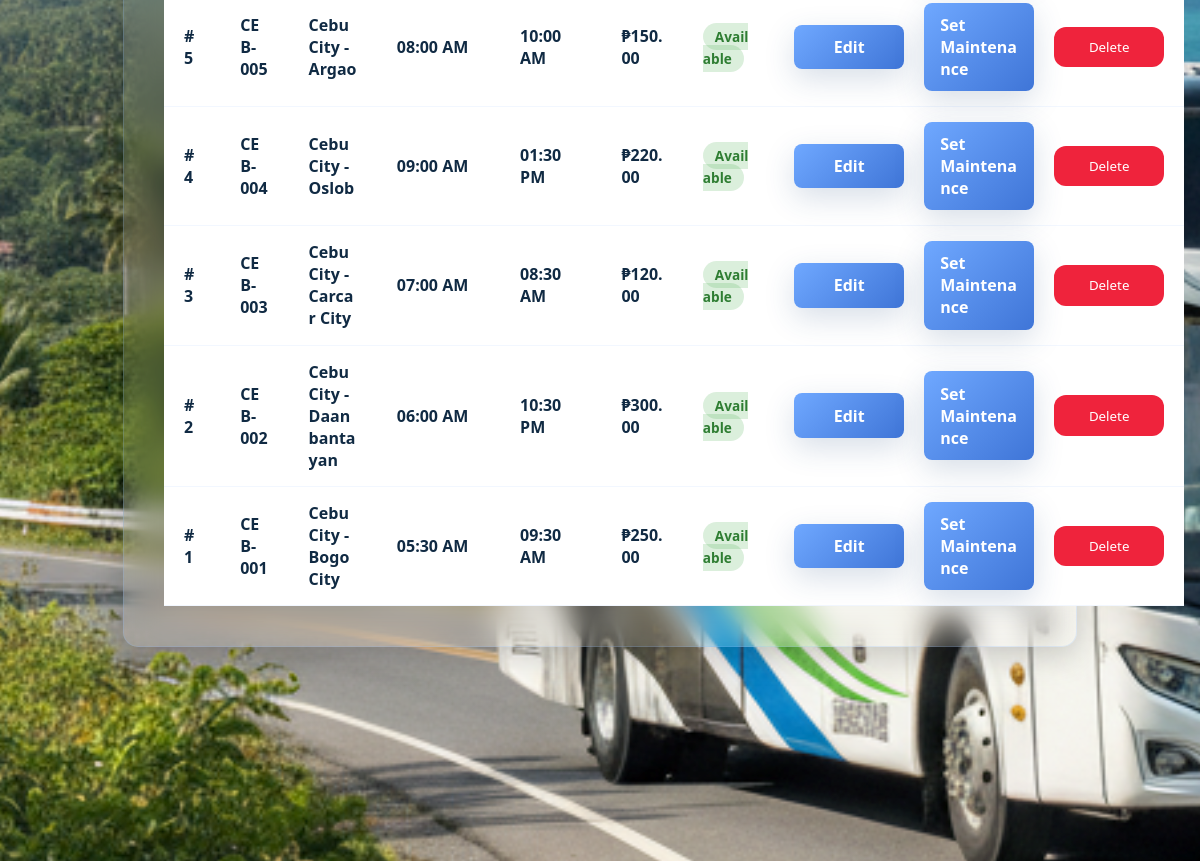
The app's page /admin/buses (signed in, middle part), older data.
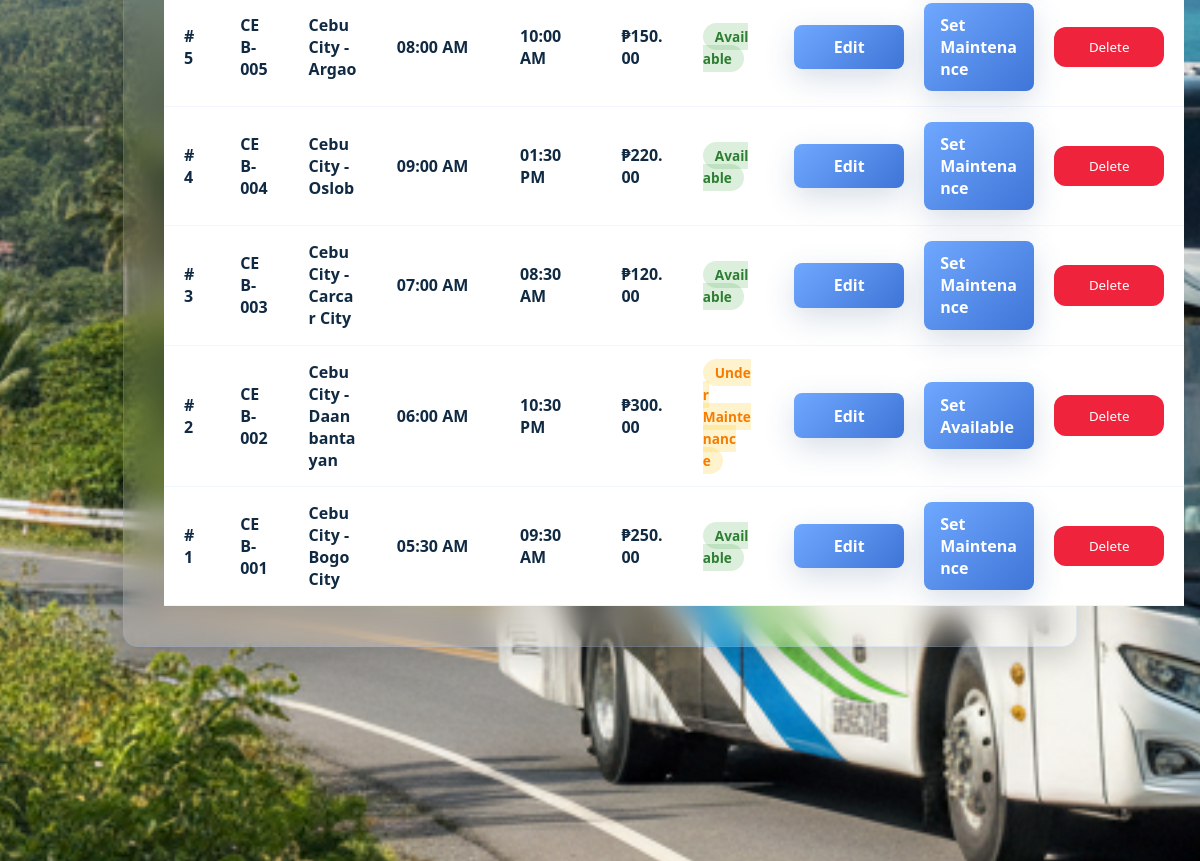
The same page, newer data.
### tables this page shows
CREATE TABLE buses (
            id INTEGER PRIMARY KEY AUTOINCREMENT,
            bus_no TEXT UNIQUE NOT NULL,
            capacity INTEGER DEFAULT 52,
            status TEXT DEFAULT 'available',
            created_at TEXT DEFAULT CURRENT_TIMESTAMP,
            updated_at TEXT DEFAULT CURRENT_TIMESTAMP
        );

### app.py (the view, shortened to what this page needs)
@app.route("/admin/buses", methods=["GET", "POST"])
def admin_buses():
    if "user_id" not in session or session.get("role") != "admin":
        return redirect(url_for("home"))
    conn = get_db_connection()
    edit_bus = None
    edit_id = request.args.get("edit_id")
    buses = conn.execute("""
        SELECT b.id, b.bus_no, b.status,
               r.origin || ' - ' || r.destination AS route,
               t.departure, t.arrival, t.price
        FROM buses b
        JOIN trips t ON t.bus_id = b.id
        JOIN routes r ON r.id = t.route_id
        ORDER BY b.id DESC
    """).fetchall()
    conn.close()
    return render_template("admin_buses.html", buses=buses, edit_bus=edit_bus)

### app.py (called while the page is built)
def get_db_connection():
    conn = sqlite3.connect(DATABASE)
    conn.row_factory = sqlite3.Row
    return conn

### templates/admin_buses.html (shortened to what this page needs)
{% extends "base.html" %}
{% block content %}
<div class="admin-wrapper">
    <div class="admin-content">
        <main class="schedule-main">
            <div class="schedule-container glass-card bus-management-card" style="width: 100%; max-width: 100%; padding: 2.5rem;">
                <table class="admin-table admin-buses-table">
                    <tbody style="background: white;">
                        {% for bus in buses %}
                        <tr style="border-bottom: 1px solid rgba(16,42,67,0.1);">
                            <td style="color: var(--dark-text); font-weight: 700;">#{{ bus.id }}</td>
                            <td style="color: var(--dark-text); font-weight: 700;">{{ bus.bus_no }}</td>
                            <td style="color: var(--dark-text);">{{ bus.route }}</td>
                            <td style="color: var(--dark-text);">{{ bus.departure }}</td>
                            <td style="color: var(--dark-text);">{{ bus.arrival }}</td>
                            <td style="color: var(--dark-text); font-weight: 700;">₱{{ "%.2f"|format(bus.price) }}</td>
                            <td>
                                <span style="padding: 4px 12px; border-radius: 20px; font-size: 0.85rem; font-weight: 600;
                                    {% if bus.status == 'available' %}
                                        background: rgba(76, 175, 80, 0.2); color: #2e7d32;
                                    {% elif bus.status == 'under_maintenance' %}
                                        background: rgba(255, 193, 7, 0.2); color: #f57c00;
                                    {% elif bus.status == 'fully_booked' %}
                                        background: rgba(244, 67, 54, 0.2); color: #c62828;
                                    {% else %}
                                        background: rgba(16, 42, 67, 0.1); color: var(--dark-text);
                                    {% endif %}
                                ">
                                    {{ 'Available' if bus.status == 'available' else 'Under Maintenance' if bus.status == 'under_maintenance' else 'Fully Booked' if bus.status == 'fully_booked' else bus.status|capitalize }}
                                </span>
                            </td>
                            <td>
                                <div class="admin-action-group">
                                    <a href="{{ url_for('admin_buses', edit_id=bus.id) }}" class="auth-btn action-btn" style="text-decoration: none; margin-right: 0.5rem; padding: 0.7rem 1rem;">Edit</a>
                                    <a href="{{ url_for('toggle_bus_status', bus_id=bus.id) }}" class="book-now-btn action-btn" style="text-decoration: none; margin-right: 0.5rem; padding: 0.7rem 1rem;">{{ 'Set Available' if bus.status == 'under_maintenance' else 'Set Maintenance' }}</a>
                                    <button class="delete-bus-btn action-btn" data-bus-id="{{ bus.id }}" data-bus-number="{{ bus.bus_no }}" style="text-decoration: none; padding: 0.7rem 1rem; background: #ef233c; color: white; border: none; border-radius: 12px; cursor: pointer;">
                                        Delete
                                    </button>
                                </div>
                            </td>
                        </tr>
                        {% endfor %}
                    </tbody>
                </table>
            </div>
        </main>
    </div>
</div>
{% endblock %}

Row changes from the older to the newer data that the page shows:
changed buses: status "Available" → "Under Maintenance"; status "Set Maintenance" → "Set Available"
